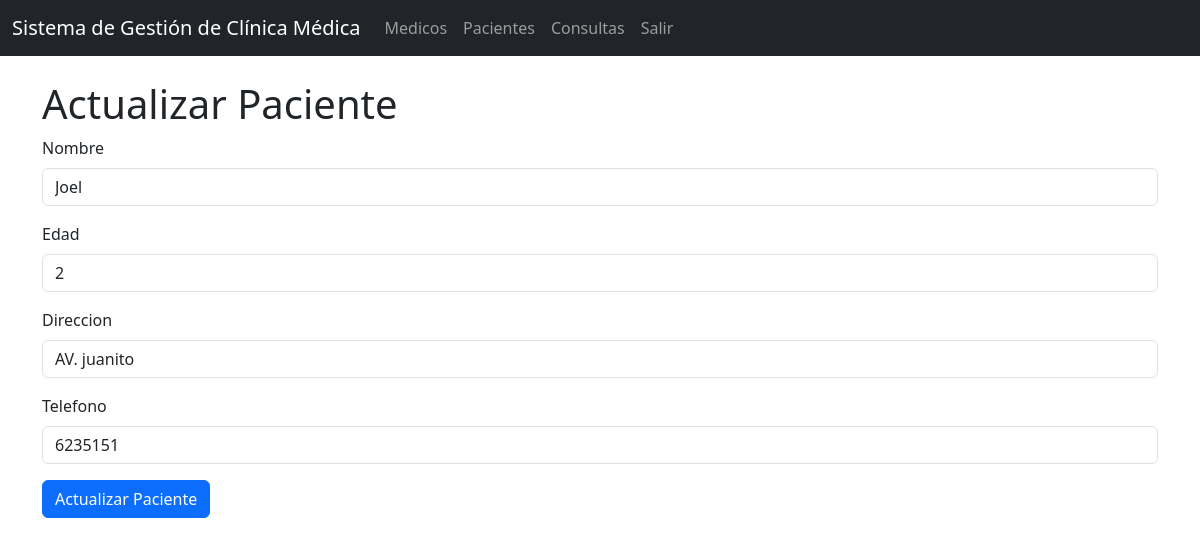
Page /pacientes/edit/1 on the earlier database version.
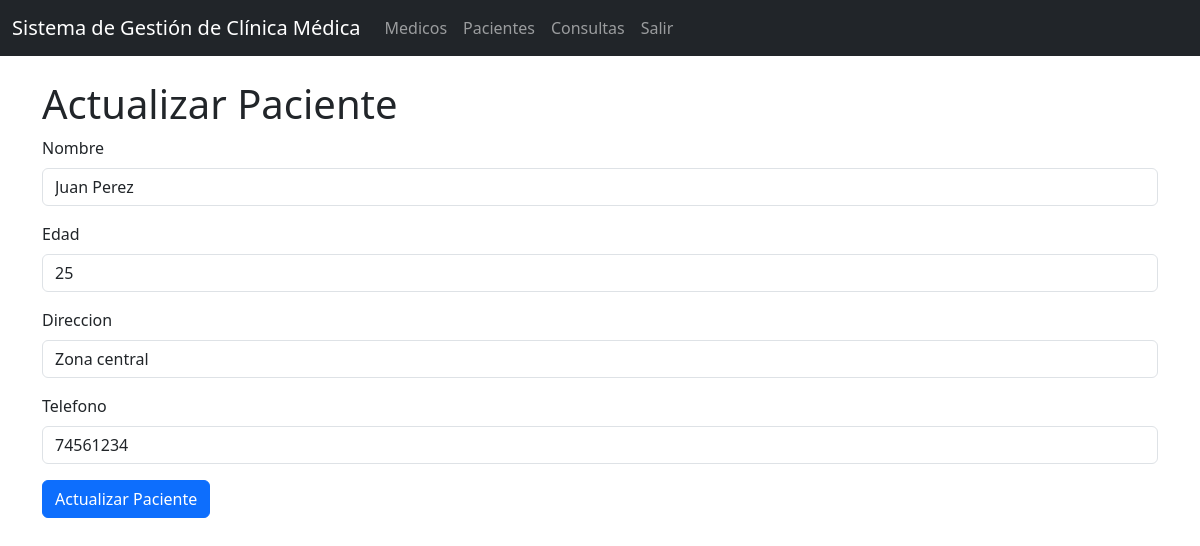
Same page on the later database version.
### models/Paciente.py (models this page shows, shortened)
class Paciente(db.Model):
    __tablename__ = 'pacientes'
    id_paciente = db.Column(db.Integer, primary_key = True)
    nombre = db.Column(db.String(255), nullable = False)
    edad = db.Column(db.Integer, nullable = False)
    direccion = db.Column(db.String(20), nullable = False)
    telefono = db.Column(db.String(200), nullable = False)
    consultas = db.relationship('Consulta', back_populates='paciente', cascade = 'all, delete')
    def get_by_id(id_paciente):
        return Paciente.query.get(id_paciente)
    def delete(self):
        db.session.delete(self)
        db.session.commit()

### controllers/PacienteController.py (the view, shortened to what this page needs)
@paciente_bp.route("/edit/<int:id_paciente>", methods=['GET','POST'])
def edit(id_paciente):
    paciente = Paciente.get_by_id(id_paciente)
    return PacienteView.edit(paciente)

### run.py (called while the page is built)
@app.context_processor
def inject_active_path():
    def is_active(path):
        return 'active' if request.path == path else ''
    return (dict(is_active=is_active))

### views/PacienteView.py (called while the page is built)
def edit(paciente):
    return render_template('pacientes/edit.html', paciente=paciente)

### templates/pacientes/edit.html (shortened to what this page needs)
{% extends 'base.html' %}
{% block content %}
<br>
<h1>Actualizar Paciente</h1>
<form action="{{ url_for('paciente.edit', id_paciente=paciente.id_paciente) }}" method="POST">
  <div class="mb-3">
    <label for="" class="form-label">Nombre</label>
    <input type="text" class="form-control" name="nombre" value="{{paciente.nombre}}" required />
  </div>
  <div class="mb-3">
    <label for="" class="form-label">Edad</label>
    <input type="number" class="form-control" name="edad" value="{{paciente.edad}}" required />
  </div>
  <div class="mb-3">
    <label for="" class="form-label">Direccion</label>
    <input type="text" class="form-control" name="direccion" value="{{paciente.direccion}}" required />
  </div>
  <div class="mb-3">
    <label for="" class="form-label">Telefono</label>
    <input type="text" class="form-control" name="telefono" value="{{paciente.telefono}}" required />
  </div>
  <button type="submit" class="btn btn-primary">Actualizar Paciente</button>
</form>
{% endblock %}

Differences in the rows shown:
changed Paciente: nombre "Joel" → "Juan Perez"; edad "2" → "25"; direccion "AV. juanito" → "Zona central"; telefono "6235151" → "74561234"
